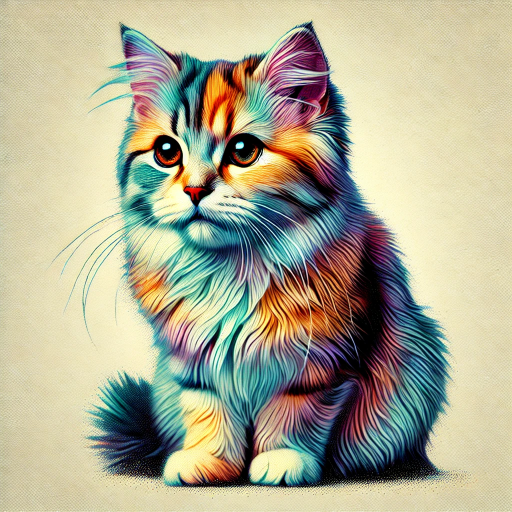
#> input picture images/cat.png, 1024 x 1024 px (shown at 1/2 size)
$ python main.py   (older library calls are emulated)
#> lines starting #> are read from the running program, lines starting #| are printed output that depends on the picture
#> in main, image is the input picture: shape (1024, 1024, 3); mean B, G, R 147.5, 172.2, 174.5
import numpy as np
import cv2
import turtle
import time

def sobel_edge_detection(image):
    gray_image = cv2.cvtColor(image, cv2.COLOR_BGR2GRAY)
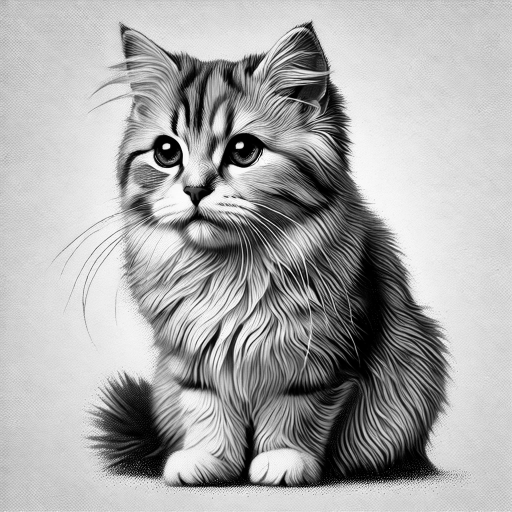
#> gray_image: shape (1024, 1024) (shown at 1/2 size); min 0, max 255, mean 170.1

    blurred_image = cv2.GaussianBlur(gray_image, (3, 3), 0)

    Gx = cv2.Sobel(blurred_image, cv2.CV_64F, 1, 0, ksize=3)
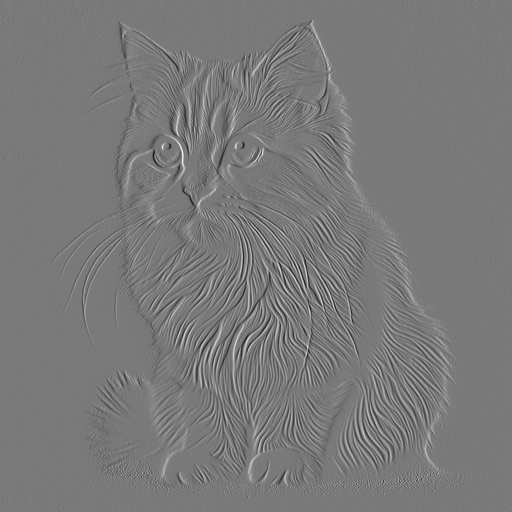
#> Gx: shape (1024, 1024) float64 (shown at 1/2 size); min -666, max 729, mean 0.1; drawn with min black and max white
    Gy = cv2.Sobel(blurred_image, cv2.CV_64F, 0, 1, ksize=3)
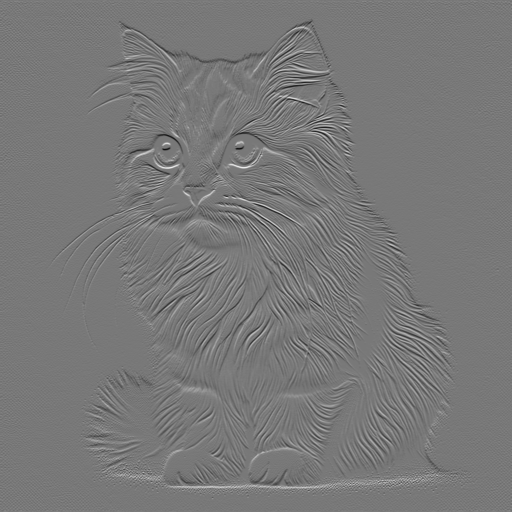
#> Gy: shape (1024, 1024) float64 (shown at 1/2 size); min -660, max 734, mean 0.1; drawn with min black and max white

    G = np.sqrt(Gx**2 + Gy**2)
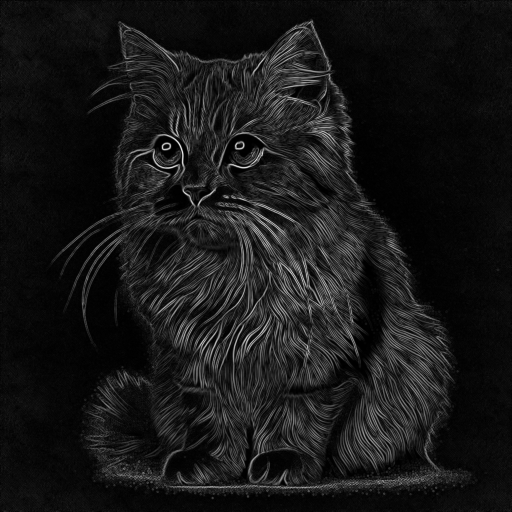
#> G: shape (1024, 1024) float64 (shown at 1/2 size); min 0, max 750.6, mean 70.3; drawn with min black and max white

    #Gx = np.uint8(255 * np.abs(Gx) / np.max(Gx))
    #Gy = np.uint8(255 * np.abs(Gy) / np.max(Gy))
    G = np.uint8(255 * G / np.max(G))

    return G

def median_filter(image):
    image_h = image.shape[0]
#> image_h = 1024
    image_w = image.shape[1]
#> image_w = 1024

    image_new = np.zeros([image_h, image_w])

    for i in range(1, image_h-1):
        for j in range(1, image_w-1):
            temp = [image[i-1, j-1],
                image[i-1, j],
                image[i-1, j + 1],
                image[i, j-1],
                image[i, j],
                image[i, j + 1],
                image[i + 1, j-1],
                image[i + 1, j],
                image[i + 1, j + 1]]

            temp = sorted(temp)
            image_new[i, j]= temp[4]

    image_new = image_new.astype(np.uint8)

    return image_new

def invertColors(image):
    image = cv2.bitwise_not(image)
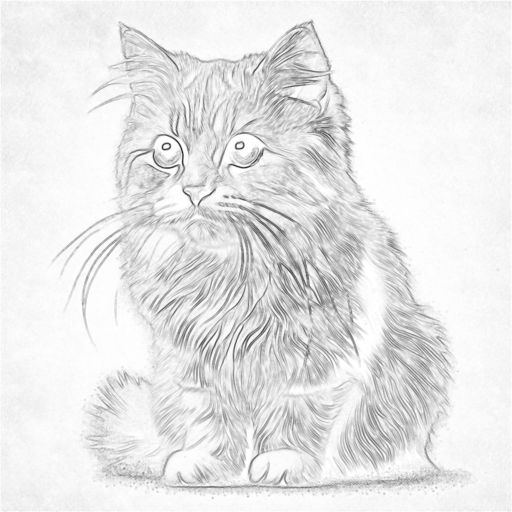
#> image: shape (1024, 1024) (shown at 1/2 size); min 30, max 255, mean 231.2

    kernel = np.array([[0, -1, 0], [-1, 5, -1], [0, -1, 0]])

    sharpened_image = cv2.filter2D(image, -1, kernel)

    return sharpened_image


def draw(image):

    start = time.time()

    image = cv2.cvtColor(image, cv2.COLOR_BAYER_BG2BGR)
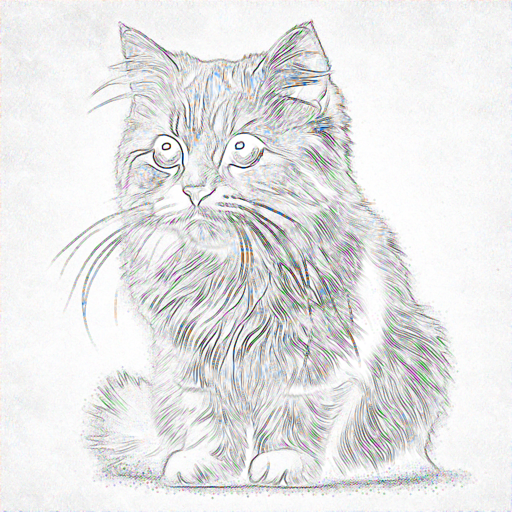
#> image: shape (1024, 1024, 3) (shown at 1/2 size); mean B, G, R 230.1, 229.9, 229.7

    image_height = image.shape[0]
#> image_height = 1024
    image_width = image.shape[1]
#> image_width = 1024

    if image_height >= 600 or image_width >= 600:
        image = cv2.resize(image, (int(image_height/2), int(image_width/2)))
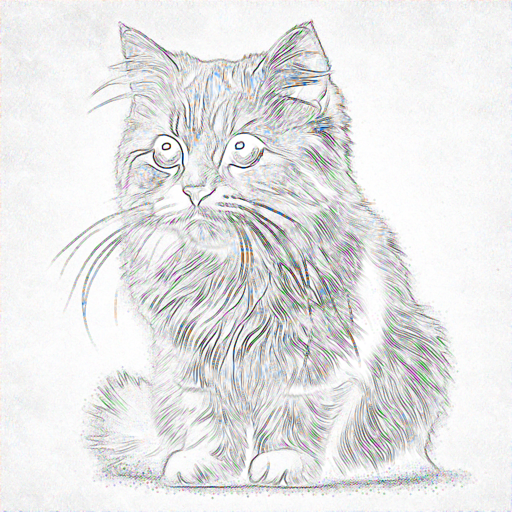
#> image: shape (512, 512, 3); mean B, G, R 230.2, 230, 229.9

        image_height = image.shape[0]
#> image_height = 512
        image_width = image.shape[1]
#> image_width = 512

    screen = turtle.Screen()
    screen.setup(width=image_width, height=image_height)
    screen.colormode(255)

    drawer = turtle.Turtle()
    drawer.speed(0)
    drawer.penup()

    start_x = -image_width / 2
    start_y = (image_height / 2) + 4
    drawer.goto(start_x, start_y)

    turtle.tracer(n=5, delay=0)
    drawer.ht()

    for y in range(image_height):
        for x in range(image_width):

            b, g, r = image[y, x]

            drawer.goto(start_x + x, start_y - y)
            if r <= 220 and g <= 220:
                #drawer.pencolor(44, 44, 44)
                drawer.pendown()
                drawer.dot(1)
            else:
                drawer.penup()

    end = time.time()
    print(f"Drawing time: {end}")

    turtle.done()


def main():

    image = cv2.imread("images/cat.png")

    filtered_image = sobel_edge_detection(image)

    filtered_image = median_filter(filtered_image)

    filtered_image = invertColors(filtered_image)

    cv2.imshow("Original", image)
    cv2.imshow("Filtered", filtered_image)

    draw(filtered_image)
#> (the call stopped at in draw, `screen = turtle.Screen()`: turtle is not available in this run)


if __name__ == "__main__":
    main()
